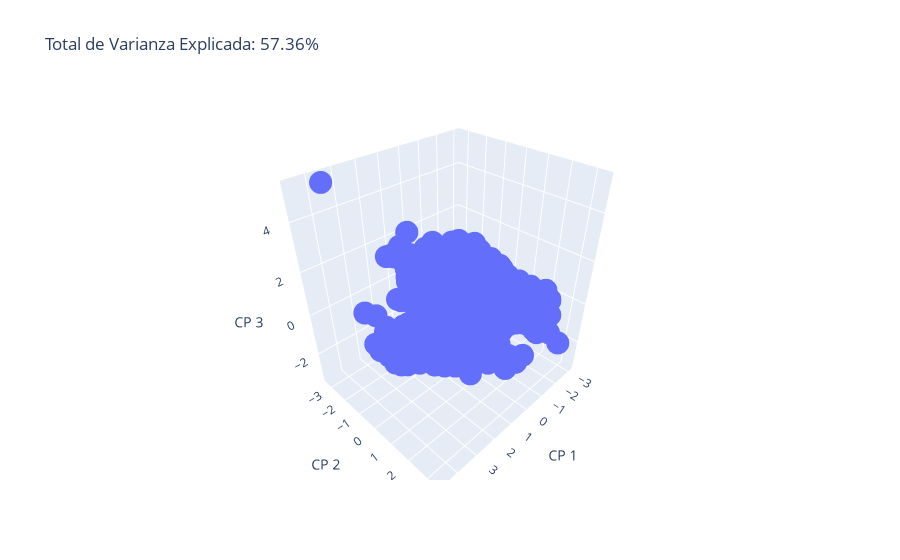

Notebook code cell kept with this figure:
### Code cell
pca = PCA(n_components=3)
dimention_3=pca.fit_transform(df_train_sc)

total_var = pca.explained_variance_ratio_.sum() * 100

fig = px.scatter_3d(
    dimention_3, x=0, y=1, z=2, 
    title=f'Total de Varianza Explicada: {total_var:.2f}%',
    labels={'0': 'CP 1', '1': 'CP 2', '2': 'CP 3'}
)
fig.show()

### Figure 1 — Plotly figure (JSON) as saved in the notebook; plotly's stock layout.template omitted (floating-point values rounded to 4 significant figures; data arrays with more than 128 entries replaced by an {"elided": "..."} marker saying what was removed)
{"data": [{"hovertemplate": "CP 1=%{x}<br>CP 2=%{y}<br>CP 3=%{z}<extra></extra>", "legendgroup": "", "marker": {"color": "#636efa", "symbol": "circle"}, "mode": "markers", "name": "", "scene": "scene", "showlegend": false, "type": "scatter3d", "x": {"elided": "764 float values"}, "y": {"elided": "764 float values"}, "z": {"elided": "764 float values"}}], "layout": {"legend": {"tracegroupgap": 0}, "scene": {"domain": {"x": [0, 1], "y": [0, 1]}, "xaxis": {"title": {"text": "CP 1"}}, "yaxis": {"title": {"text": "CP 2"}}, "zaxis": {"title": {"text": "CP 3"}}}, "title": {"text": "Total de Varianza Explicada: 57.36%"}}}
